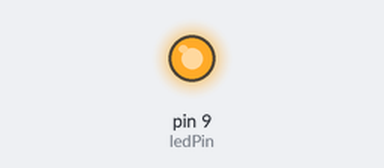
Bench run of a sketch on a simulated Arduino Uno, built with avr-gcc and run on an emulated ATmega328P. Parts: output pins drawn as LEDs (lit = HIGH).

Above: at 2.0 s.
At 8.0 s:
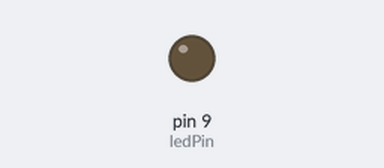
Timing chart, 0 to 15.6 s (numbered marks = the images above):
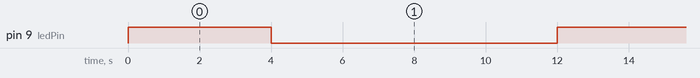

The sketch:

SleepTest.ino
```cpp
// (licence header left out)
#include <SPI.h>
#include "LowPower.h"

const int ledPin = 9;

void setup()
{
    // cc1101_powerdown nur aktivieren falls wirklich ein CC1101 angeschlossen ist!
    //cc1101_powerdown();
    pinMode(ledPin, OUTPUT);
}

void loop()
{
    digitalWrite(ledPin, HIGH);
    delay(4000);
    digitalWrite(ledPin, LOW);
    LowPower.powerDown(SLEEP_8S, ADC_OFF, BOD_OFF);
}

// -------------------------------------------------------------------------
// CC1101 power down

#define CC1101_GDO0         2           // GDO0 input interrupt pin
#define CC1101_SRES         0x30        // Reset CC1101 chip
#define CC1101_SIDLE        0x36        // Exit RX / TX, turn off frequency synthesizer and exit Wake-On-Radio mode if applicable
#define CC1101_SPWD         0x39        // Enter power down mode when CSn goes high

#define cc1101_Select()     digitalWrite(SS, LOW)
#define cc1101_Deselect()   digitalWrite(SS, HIGH)
#define wait_Miso()         while(digitalRead(MISO)>0)

void cc1101_powerdown()
{
  SPI.begin();                          // Initialize SPI interface
  pinMode(CC1101_GDO0, INPUT);          // Config GDO0 as input

  //reset();                            // Reset CC1101
  cc1101_Deselect();                    // Deselect CC1101
  delayMicroseconds(5);
  cc1101_Select();                      // Select CC1101
  delayMicroseconds(10);
  cc1101_Deselect();                    // Deselect CC1101
  delayMicroseconds(41);
  cc1101_Select();                      // Select CC1101

  wait_Miso();                          // Wait until MISO goes low
  SPI.transfer(CC1101_SRES);            // Send reset command strobe
  wait_Miso();                          // Wait until MISO goes low

  cc1101_Deselect();                    // Deselect CC1101
  // reset() end

  delay(100);

  //cmdStrobe(byte cmd)
  cc1101_Select();                      // Select CC1101
  wait_Miso();                          // Wait until MISO goes low
  SPI.transfer(CC1101_SIDLE);           // Send strobe command
  cc1101_Deselect();                    // Deselect CC1101

  //cmdStrobe(byte cmd)
  cc1101_Select();                      // Select CC1101
  wait_Miso();                          // Wait until MISO goes low
  SPI.transfer(CC1101_SPWD);            // Send strobe command
  cc1101_Deselect();                    // Deselect CC1101

  SPI.end();
  delay(100);
}
```

Measured:
- by itself, pin 9 (ledPin): alternates HIGH for 4.0 s and LOW for 8.0 s
